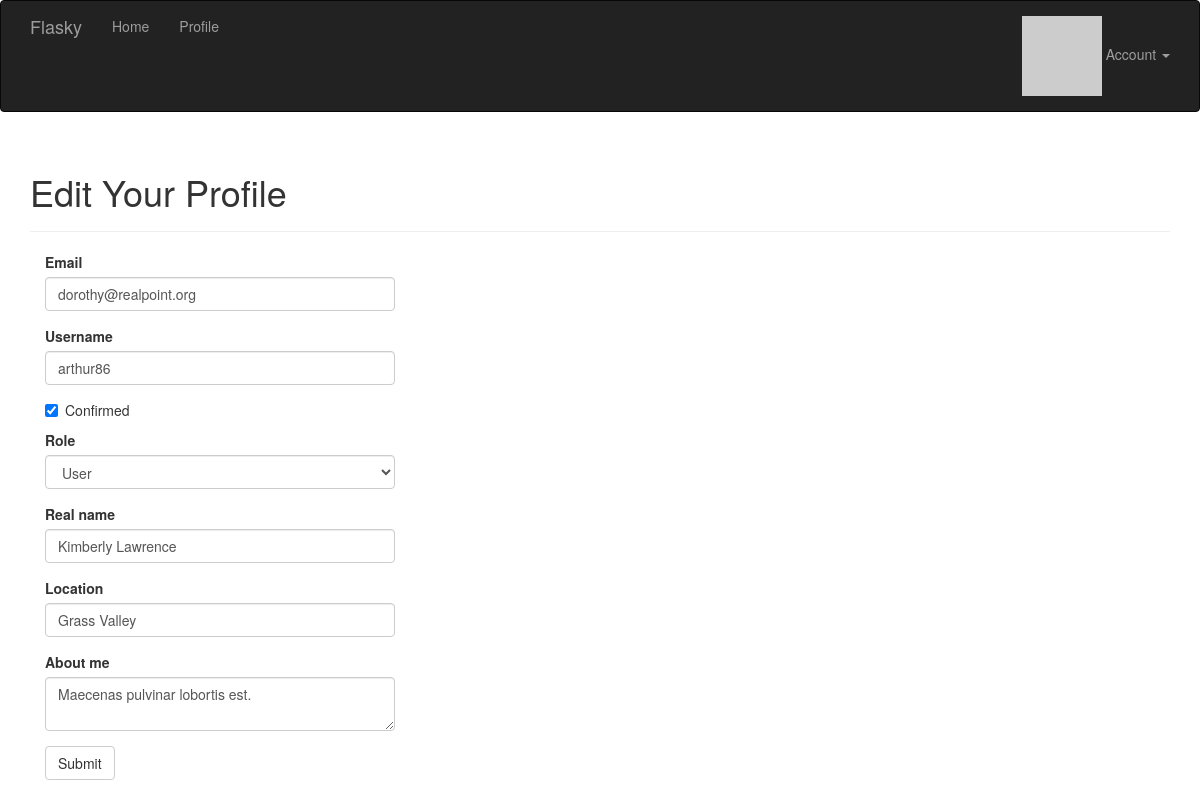
The page /edit-profile/2 (signed in) on the database its author committed.
### app/models.py (models this page shows, shortened)
class User(UserMixin, db.Model):
    __tablename__ = 'users'
    id = db.Column(db.Integer, primary_key=True)  # 用户id
    email = db.Column(db.String(64), unique=True, index=True)  # 用户邮箱
    username = db.Column(db.String(64), unique=True, index=True)  # 用户名
    password_hash = db.Column(db.String(128))  # 加密的密码
    role_id = db.Column(db.Integer, db.ForeignKey('roles.id'))
    name = db.Column(db.String(64))  # 真实姓名
    location = db.Column(db.String(64))  # 所在地
    about_me = db.Column(db.Text())  # 自我介绍
    member_since = db.Column(db.DateTime(), default=datetime.utcnow)  # 注册时间
    last_seen = db.Column(db.DateTime(), default=datetime.utcnow)  # 最后访问日期
    avatar_hash = db.Column(db.String(32))  # 头像的hash值
    posts = db.relationship('Post', backref='author', lazy='dynamic')
    confirmed = db.Column(db.Boolean, default=False)  # 是否确认
    def can(self, permissions):
        return self.role is not None and (self.role.permissions & permissions) == permissions
    @property
    def password(self):
        raise AttributeError('password is not a readable attribute')
    def ping(self):
        self.last_seen = datetime.utcnow()
        db.session.add(self)
    def gravatar(self, size=100, default='identicon', rating='g'):
        if request.is_secure:
            url = "https://secure.gravatar.com/avatar"
        else:
            url = 'http://www.gravatar.com/avatar'
        hash = self.avatar_hash or hashlib.md5(self.email.encode('utf-8')).hexdigest()
        return '{url}/{hash}?s={size}&d={default}&r={rating}'.format(
            url=url, hash=hash, size=size, default=default, rating=rating)

### app/main/views.py (the view, shortened to what this page needs)
@main.route('/edit-profile/<int:id>', methods=['GET', 'POST'])  # 管理员的资料编辑路由
@login_required
@admin_required
def edit_profile_admin(id):
    user = User.query.get_or_404(id)
    form = EditProfileAdminForm(user=user)
    form.email.data = user.email
    form.username.data = user.username
    form.confirmed.data = user.confirmed
    form.role.data = user.role_id
    form.name.data = user.name
    form.location.data = user.location
    form.about_me.data = user.about_me
    return render_template('edit_profile.html', form=form, user=user)

### app/main/forms.py (shortened to what this page needs)
class EditProfileAdminForm(FlaskForm):  # 管理员使用的资料编辑表单
    email = StringField('Email', validators=[DataRequired(),
                                             Length(1, 64),
                                             Email()])
    username = StringField('Username', validators=[DataRequired(),
                                                   Length(1, 64),
                                                   Regexp('^[A-Za-z][A-Za-z0-9_.]*$', 0,
                                                          'Usernames must have only letters number,dots or underscores')])
    confirmed = BooleanField('Confirmed')
    role = SelectField('Role', coerce=int)
    name = StringField('Real name', validators=[Length(0, 64)])
    location = StringField('Location', validators=[Length(0, 64)])
    about_me = TextAreaField('About me')
    submit = SubmitField('Submit')
    def __init__(self, user, *args, **kwargs):
        super(EditProfileAdminForm, self).__init__(*args, **kwargs)
        self.role.choices = [(role.id, role.name) for role in Role.query.order_by(Role.name).all()]
        self.user = user

### app/auth/views.py (called while the page is built)
@auth.before_app_request  # 在before_app_request 处理程序中过滤未确认的账户
def before_request():
    if current_user.is_authenticated:
        current_user.ping()
        if not current_user.confirmed and \
                request.endpoint[:5] != 'auth.' and \
                request.endpoint != 'static':
            return redirect(url_for('auth.unconfirmed'))

### app/main/__init__.py (called while the page is built)
@main.app_context_processor  # 把Permission类加入模板上下文
def inject_permissions():
    return dict(Permission=Permission)

### app/models.py (called while the page is built)
@login_manager.user_loader  # 实现一个回调函数，使用指定的标识符加载用户。
def load_user(user_id):
    return User.query.get(int(user_id))  # 接收以Unicode字符串形式表示的用户标识符。如果能找到用户，返回用户对象，否则，返回None

### app/templates/edit_profile.html (shortened to what this page needs)
{% extends "base.html" %}
{% import "bootstrap/wtf.html" as wtf %}
{% block page_content %}
<div class="page-header">
    <h1>Edit Your Profile</h1>
</div>
<div class="col-md-4">
    {{wtf.quick_form(form)}}
</div>
{% endblock %}

### rows shown on the page
User: email "dorothy@realpoint.org", username "arthur86", confirmed "☑", role "User", name "Kimberly Lawrence", location "Grass Valley", about_me "Maecenas pulvinar lobortis est."
